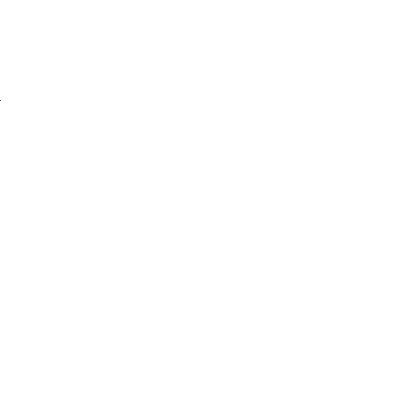
Frame 1 (no input)
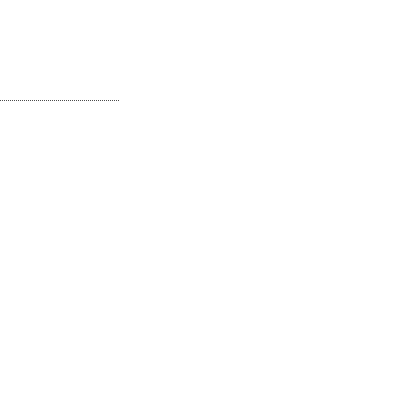
Frame 60 (the mouse pressed at the canvas centre just before this capture)
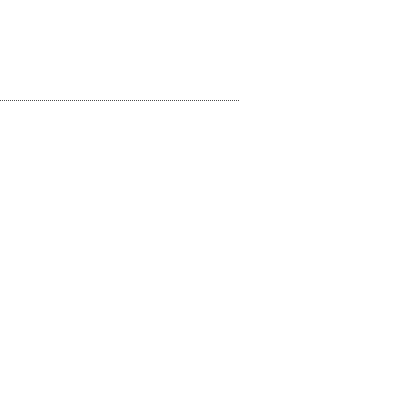
Frame 120 (the mouse held since frame 60 and released just before this capture)

The Processing sketch that drew these frames (run headless with seeded random() and noise(); from frame 60 on, the mouse is pressed at the canvas centre):

// Processing sketch: linhas_04
// ── linhas_04.pde
float ptX = 0;
float step = 2;
int i;

void setup()
{
  size(400, 400);
  background(255);
}

void draw()
{
  desenhaPonto(100);

  //desenhaPonto(150 + random(10));
  
  //se descomentar, quebra as duas funções anteriores. pq?
  //i = 0;
  //while (i < 50)
  //{
  //desenhaPonto(200 + random(10));
  //i++;
  //}
  
  ptX = ptX + step;
}

void desenhaPonto(float ptY)
{
  point(ptX, ptY + i); //define ptY *em função de i*
}
